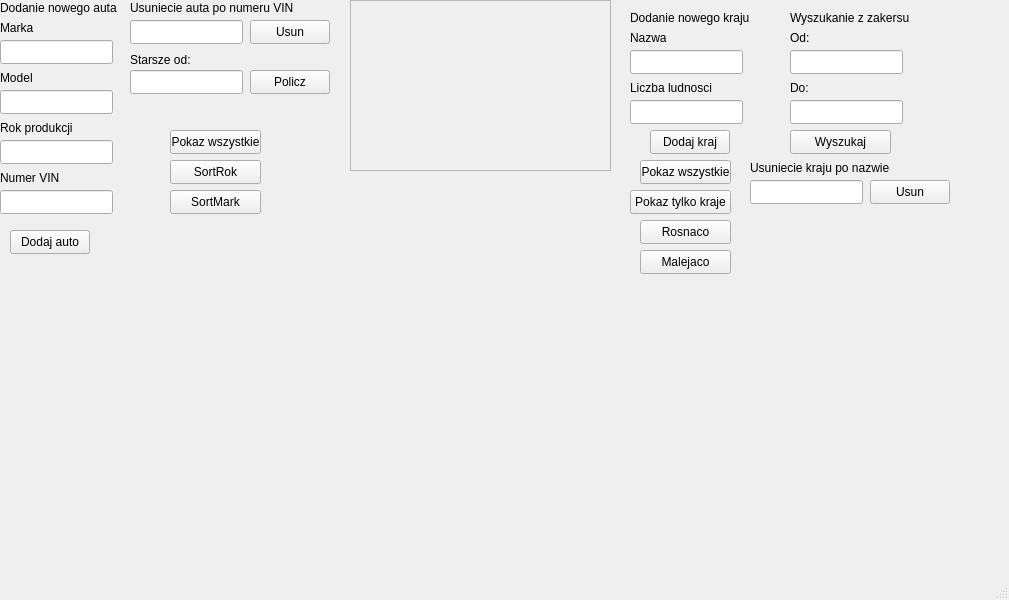
<?xml version="1.0" encoding="UTF-8"?>
<ui version="4.0">
 <class>MainWindow</class>
 <widget class="QMainWindow" name="MainWindow">
  <property name="geometry">
   <rect>
    <x>0</x>
    <y>0</y>
    <width>1009</width>
    <height>600</height>
   </rect>
  </property>
  <property name="windowTitle">
   <string>MainWindow</string>
  </property>
  <widget class="QWidget" name="centralwidget">
   <widget class="QLabel" name="label_add">
    <property name="geometry">
     <rect>
      <x>0</x>
      <y>0</y>
      <width>121</width>
      <height>16</height>
     </rect>
    </property>
    <property name="text">
     <string>Dodanie nowego auta</string>
    </property>
   </widget>
   <widget class="QLineEdit" name="mark">
    <property name="geometry">
     <rect>
      <x>0</x>
      <y>40</y>
      <width>113</width>
      <height>24</height>
     </rect>
    </property>
   </widget>
   <widget class="QLabel" name="label_mark">
    <property name="geometry">
     <rect>
      <x>0</x>
      <y>20</y>
      <width>49</width>
      <height>16</height>
     </rect>
    </property>
    <property name="text">
     <string>Marka</string>
    </property>
   </widget>
   <widget class="QLineEdit" name="model">
    <property name="geometry">
     <rect>
      <x>0</x>
      <y>90</y>
      <width>113</width>
      <height>24</height>
     </rect>
    </property>
    <property name="text">
     <string/>
    </property>
   </widget>
   <widget class="QLabel" name="label_model">
    <property name="geometry">
     <rect>
      <x>0</x>
      <y>70</y>
      <width>49</width>
      <height>16</height>
     </rect>
    </property>
    <property name="text">
     <string>Model</string>
    </property>
   </widget>
   <widget class="QLineEdit" name="year">
    <property name="geometry">
     <rect>
      <x>0</x>
      <y>140</y>
      <width>113</width>
      <height>24</height>
     </rect>
    </property>
    <property name="text">
     <string/>
    </property>
   </widget>
   <widget class="QLabel" name="label_nrVIN">
    <property name="geometry">
     <rect>
      <x>0</x>
      <y>170</y>
      <width>71</width>
      <height>16</height>
     </rect>
    </property>
    <property name="text">
     <string>Numer VIN</string>
    </property>
   </widget>
   <widget class="QLineEdit" name="nrVIN">
    <property name="geometry">
     <rect>
      <x>0</x>
      <y>190</y>
      <width>113</width>
      <height>24</height>
     </rect>
    </property>
    <property name="text">
     <string/>
    </property>
   </widget>
   <widget class="QLabel" name="label_year">
    <property name="geometry">
     <rect>
      <x>0</x>
      <y>120</y>
      <width>81</width>
      <height>16</height>
     </rect>
    </property>
    <property name="text">
     <string>Rok produkcji</string>
    </property>
   </widget>
   <widget class="QPushButton" name="button_addCar">
    <property name="geometry">
     <rect>
      <x>10</x>
      <y>230</y>
      <width>80</width>
      <height>24</height>
     </rect>
    </property>
    <property name="text">
     <string>Dodaj auto</string>
    </property>
   </widget>
   <widget class="QPushButton" name="button_show_all">
    <property name="geometry">
     <rect>
      <x>170</x>
      <y>130</y>
      <width>91</width>
      <height>24</height>
     </rect>
    </property>
    <property name="text">
     <string>Pokaz wszystkie</string>
    </property>
   </widget>
   <widget class="QTextEdit" name="output">
    <property name="enabled">
     <bool>false</bool>
    </property>
    <property name="geometry">
     <rect>
      <x>350</x>
      <y>0</y>
      <width>261</width>
      <height>171</height>
     </rect>
    </property>
   </widget>
   <widget class="QLabel" name="label_older">
    <property name="geometry">
     <rect>
      <x>130</x>
      <y>50</y>
      <width>91</width>
      <height>20</height>
     </rect>
    </property>
    <property name="text">
     <string>Starsze od:</string>
    </property>
   </widget>
   <widget class="QLineEdit" name="older">
    <property name="geometry">
     <rect>
      <x>130</x>
      <y>70</y>
      <width>113</width>
      <height>24</height>
     </rect>
    </property>
   </widget>
   <widget class="QPushButton" name="button_older">
    <property name="geometry">
     <rect>
      <x>250</x>
      <y>70</y>
      <width>80</width>
      <height>24</height>
     </rect>
    </property>
    <property name="text">
     <string>Policz</string>
    </property>
   </widget>
   <widget class="QLabel" name="label_remove">
    <property name="geometry">
     <rect>
      <x>130</x>
      <y>0</y>
      <width>181</width>
      <height>16</height>
     </rect>
    </property>
    <property name="text">
     <string>Usuniecie auta po numeru VIN</string>
    </property>
   </widget>
   <widget class="QLineEdit" name="remove">
    <property name="geometry">
     <rect>
      <x>130</x>
      <y>20</y>
      <width>113</width>
      <height>24</height>
     </rect>
    </property>
   </widget>
   <widget class="QPushButton" name="button_remove">
    <property name="geometry">
     <rect>
      <x>250</x>
      <y>20</y>
      <width>80</width>
      <height>24</height>
     </rect>
    </property>
    <property name="text">
     <string>Usun</string>
    </property>
   </widget>
   <widget class="QPushButton" name="button_sortRok">
    <property name="geometry">
     <rect>
      <x>170</x>
      <y>160</y>
      <width>91</width>
      <height>24</height>
     </rect>
    </property>
    <property name="text">
     <string>SortRok</string>
    </property>
   </widget>
   <widget class="QPushButton" name="button_sortMark">
    <property name="geometry">
     <rect>
      <x>170</x>
      <y>190</y>
      <width>91</width>
      <height>24</height>
     </rect>
    </property>
    <property name="text">
     <string>SortMark</string>
    </property>
   </widget>
   <widget class="QLineEdit" name="nazwa">
    <property name="geometry">
     <rect>
      <x>630</x>
      <y>50</y>
      <width>113</width>
      <height>24</height>
     </rect>
    </property>
   </widget>
   <widget class="QLabel" name="label_liczba">
    <property name="geometry">
     <rect>
      <x>630</x>
      <y>80</y>
      <width>101</width>
      <height>16</height>
     </rect>
    </property>
    <property name="text">
     <string>Liczba ludnosci</string>
    </property>
   </widget>
   <widget class="QLineEdit" name="liczba">
    <property name="geometry">
     <rect>
      <x>630</x>
      <y>100</y>
      <width>113</width>
      <height>24</height>
     </rect>
    </property>
    <property name="text">
     <string/>
    </property>
   </widget>
   <widget class="QLabel" name="label_add_kraj">
    <property name="geometry">
     <rect>
      <x>630</x>
      <y>10</y>
      <width>121</width>
      <height>16</height>
     </rect>
    </property>
    <property name="text">
     <string>Dodanie nowego kraju</string>
    </property>
   </widget>
   <widget class="QLabel" name="label_nazwa">
    <property name="geometry">
     <rect>
      <x>630</x>
      <y>30</y>
      <width>49</width>
      <height>16</height>
     </rect>
    </property>
    <property name="text">
     <string>Nazwa</string>
    </property>
   </widget>
   <widget class="QPushButton" name="button_add_kraj">
    <property name="geometry">
     <rect>
      <x>650</x>
      <y>130</y>
      <width>80</width>
      <height>24</height>
     </rect>
    </property>
    <property name="text">
     <string>Dodaj kraj</string>
    </property>
   </widget>
   <widget class="QPushButton" name="button_show_all_kraje">
    <property name="geometry">
     <rect>
      <x>640</x>
      <y>160</y>
      <width>91</width>
      <height>24</height>
     </rect>
    </property>
    <property name="text">
     <string>Pokaz wszystkie</string>
    </property>
   </widget>
   <widget class="QPushButton" name="button_show_kraje">
    <property name="geometry">
     <rect>
      <x>630</x>
      <y>190</y>
      <width>101</width>
      <height>24</height>
     </rect>
    </property>
    <property name="text">
     <string>Pokaz tylko kraje</string>
    </property>
   </widget>
   <widget class="QLabel" name="label_do">
    <property name="geometry">
     <rect>
      <x>790</x>
      <y>80</y>
      <width>49</width>
      <height>16</height>
     </rect>
    </property>
    <property name="text">
     <string>Do:</string>
    </property>
   </widget>
   <widget class="QLabel" name="label_od">
    <property name="geometry">
     <rect>
      <x>790</x>
      <y>30</y>
      <width>49</width>
      <height>16</height>
     </rect>
    </property>
    <property name="text">
     <string>Od:</string>
    </property>
   </widget>
   <widget class="QLineEdit" name="zakres_od">
    <property name="geometry">
     <rect>
      <x>790</x>
      <y>50</y>
      <width>113</width>
      <height>24</height>
     </rect>
    </property>
   </widget>
   <widget class="QLineEdit" name="zakres_do">
    <property name="geometry">
     <rect>
      <x>790</x>
      <y>100</y>
      <width>113</width>
      <height>24</height>
     </rect>
    </property>
    <property name="text">
     <string/>
    </property>
   </widget>
   <widget class="QLabel" name="label_find">
    <property name="geometry">
     <rect>
      <x>790</x>
      <y>10</y>
      <width>121</width>
      <height>16</height>
     </rect>
    </property>
    <property name="text">
     <string>Wyszukanie z zakersu</string>
    </property>
   </widget>
   <widget class="QPushButton" name="button_find">
    <property name="geometry">
     <rect>
      <x>790</x>
      <y>130</y>
      <width>101</width>
      <height>24</height>
     </rect>
    </property>
    <property name="text">
     <string>Wyszukaj</string>
    </property>
   </widget>
   <widget class="QPushButton" name="button_remove_kraj">
    <property name="geometry">
     <rect>
      <x>870</x>
      <y>180</y>
      <width>80</width>
      <height>24</height>
     </rect>
    </property>
    <property name="text">
     <string>Usun</string>
    </property>
   </widget>
   <widget class="QLineEdit" name="remove_kraj">
    <property name="geometry">
     <rect>
      <x>750</x>
      <y>180</y>
      <width>113</width>
      <height>24</height>
     </rect>
    </property>
    <property name="text">
     <string/>
    </property>
   </widget>
   <widget class="QLabel" name="label_remove_kraj">
    <property name="geometry">
     <rect>
      <x>750</x>
      <y>160</y>
      <width>181</width>
      <height>16</height>
     </rect>
    </property>
    <property name="text">
     <string>Usuniecie kraju po nazwie</string>
    </property>
   </widget>
   <widget class="QPushButton" name="button_sort_rosn">
    <property name="geometry">
     <rect>
      <x>640</x>
      <y>220</y>
      <width>91</width>
      <height>24</height>
     </rect>
    </property>
    <property name="text">
     <string>Rosnaco</string>
    </property>
   </widget>
   <widget class="QPushButton" name="button_sort_mal">
    <property name="geometry">
     <rect>
      <x>640</x>
      <y>250</y>
      <width>91</width>
      <height>24</height>
     </rect>
    </property>
    <property name="text">
     <string>Malejaco</string>
    </property>
   </widget>
  </widget>
  <widget class="QMenuBar" name="menubar">
   <property name="geometry">
    <rect>
     <x>0</x>
     <y>0</y>
     <width>1009</width>
     <height>21</height>
    </rect>
   </property>
  </widget>
  <widget class="QStatusBar" name="statusbar"/>
 </widget>
 <resources/>
 <connections/>
</ui>
